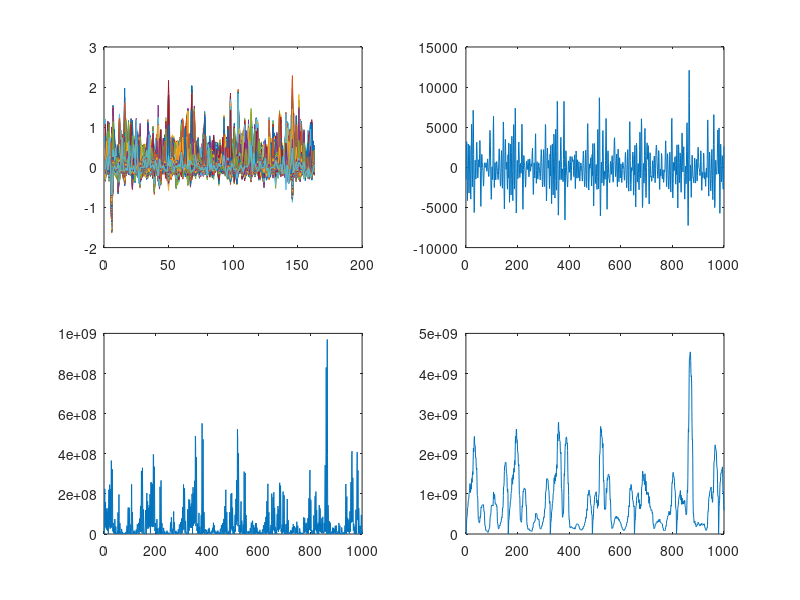
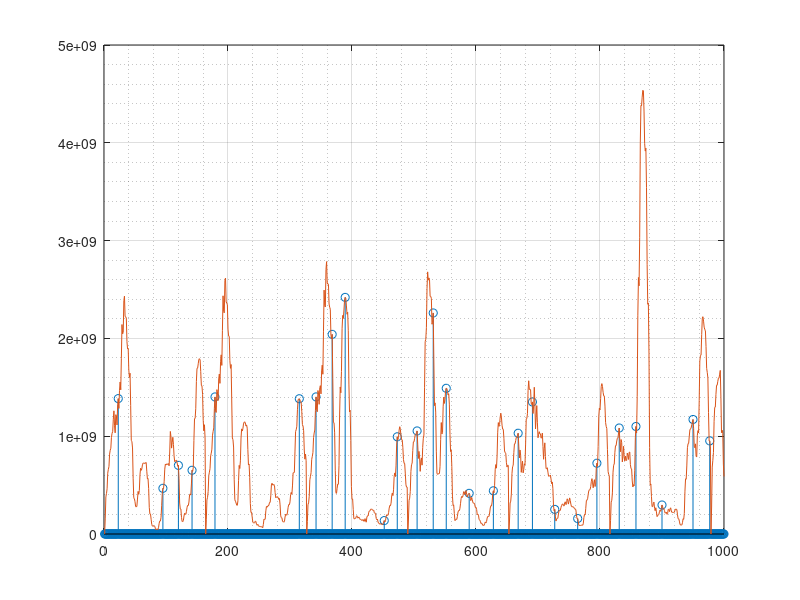

The MATLAB script that drew these images, in order: (Note: this script raises an error after producing the figures.)
f_s = 100; %samples/sec
load ('data.mat')
ECG = data;

%% PREPROCESSING

%Low pass filter (need to use hexadecimal and account for FPGA accuracy)
h = [-15, -13, 7, 38, 66, 38, 7, -13, -15];
preprocessed1 = filtfilt(h,[1],ECG);
% conv(ECG, h);

%Derivative filter
preprocessed2 = filtfilt([2 1 0 -1 -2],[1],preprocessed1)/8;

%Squaring function
preprocessed3 = preprocessed2.^2;

%Moving window integration
window_length = 0.15; %s, PAN TOMPKINS paper chooses N so that the length of window is 150ms
N = window_length*f_s;
preprocessed4 = filter(ones(N,1),[1],preprocessed3);

figure;
subplot(2,2,1);
plot(ECG);
subplot(2,2,2);
plot(preprocessed1(1:1000));
subplot(2,2,3);
plot(preprocessed3(1:1000));
subplot(2,2,4);
plot(preprocessed4(1:1000));

%% BEAT DETECTION
state = 0;
previous_sample = 0;
increasing = 1;
initial_period = 2*f_s;
THR1 = 0;
THR2 = 0;
NPK = 0;
SPK = 0;
out = zeros(length(preprocessed4),1);
refractory_period = 0.2*f_s;
count = 0;
previous_count = 0;
RR = [];

for i=2:1:length(preprocessed4)  
    if length(RR) > 8
        RR_ave = mean(RR(end-7:end));
    else
        RR_ave = mean(RR(1:end));
    end
    
    if (increasing == 1) && (preprocessed4(i)<preprocessed4(i-1))
        if ((preprocessed4(i-1)>THR1) || ((preprocessed4(i-1)>THR2) && (count>=1.16*RR_ave))) && (count>refractory_period)
            if i<200
                SPK = preprocessed4(i-1);  
            else
                SPK = 0.125*preprocessed4(i-1) + 0.875*SPK;
                RR = [RR; count];
            end
            out(i-1) = 1;
            count = 0;
        else
            if i<200
                NPK = preprocessed4(i-1);  
            else
                NPK = 0.125*preprocessed4(i-1) + 0.875*NPK;
            end
        end
        increasing = 0;
    end
    
    if (increasing == 0) && (preprocessed4(i)>=preprocessed4(i-1))
        increasing = 1;
    end
    
    THR1 = NPK + 0.25*(SPK-NPK);
    THR2 = THR1/8;
    count = count + 1;
end

figure;
stem(out(1:1000)'.*preprocessed4(1:1000))
hold on
grid on
grid minor
plot(preprocessed4(1:1000))
pan_tompkin